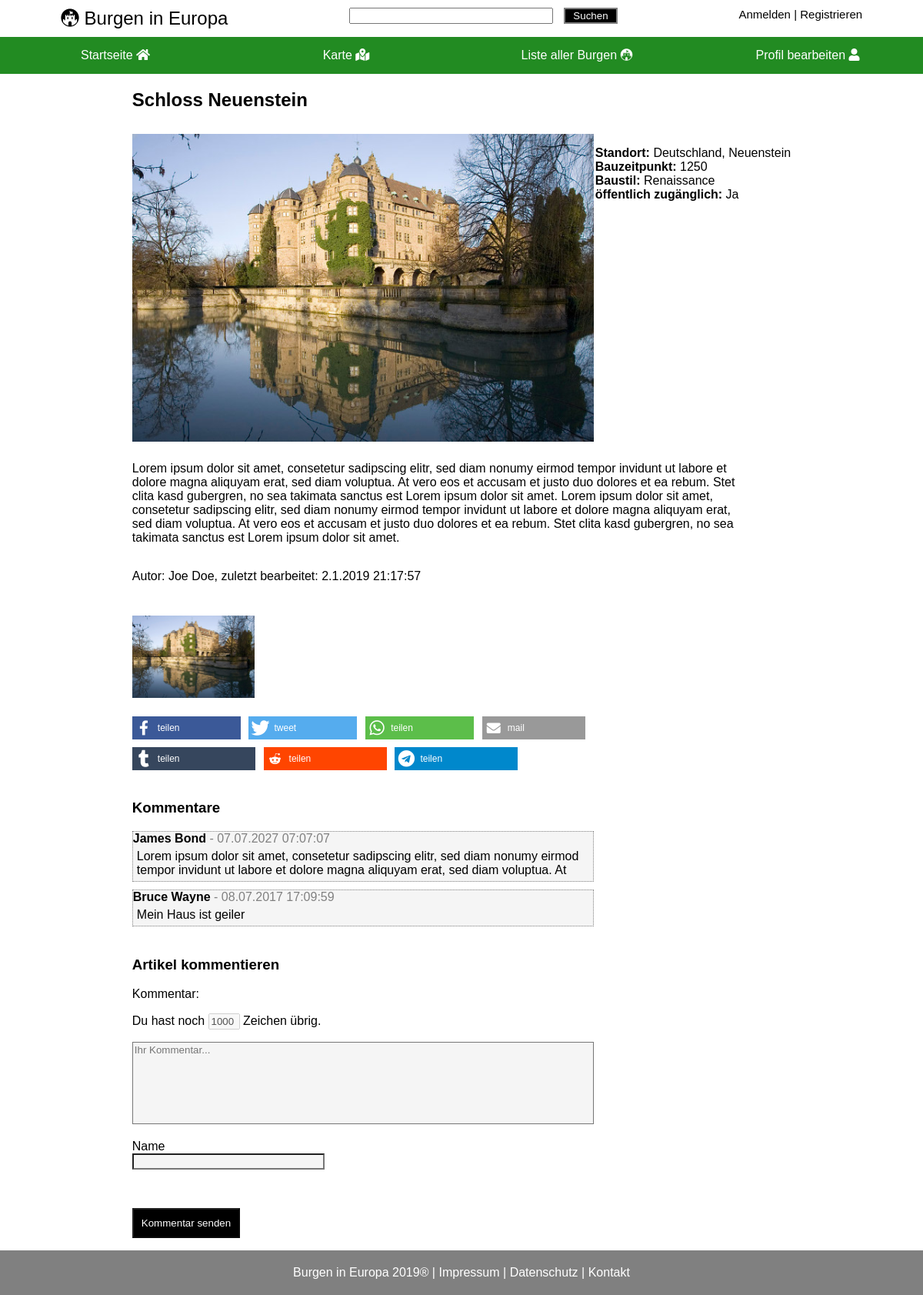
Page /Webseiten/details.php?id=1 on the committed database.
### tables this page shows
CREATE TABLE castles (
	id INTEGER PRIMARY KEY AUTOINCREMENT,
	name VARCHAR(50) NOT NULL,
	change_date DATE NOT NULL,
	year INTEGER,
    style VARCHAR(30),
    public VARCHAR(5),   
    link VARCHAR(50),
	description TEXT NOT NULL,
    century VARCHAR(30),
    longitude REAL NOT NULL,
    latitude REAL NOT NULL,
    creation_date VARCHAR(50) NOT NULL,
    firstletter CHAR(1) NOT NULL,
    country VARCHAR(50),
	city VARCHAR(50),
    author_id VARCHAR(255) NOT NULL,
    FOREIGN KEY(author_id) REFERENCES users(id)
    );

CREATE TABLE pictures (
    id INTEGER PRIMARY KEY AUTOINCREMENT,
	path VARCHAR(50),
	castle_id INTEGER NOT NULL,
 	FOREIGN KEY(castle_id) REFERENCES castles(id)
    );

CREATE TABLE comments (
    id INTEGER PRIMARY KEY AUTOINCREMENT,
	content TEXT NOT NULL,
	time DATE NOT NULL,
	author VARCHAR(50) NOT NULL,
    castle_id INTEGER,
	FOREIGN KEY(castle_id) REFERENCES castles(id)
    );

### Webseiten/dao.php (called while the page is built, shortened)
<?php
include("database_dao.php");
$dao = new databaseDAO;
?>

### Webseiten/detailsdata.php (called while the page is built)
<?php
    require_once("dao.php");
    $castleId = (isset($_GET["id"]) && is_string($_GET["id"])) ? $_GET["id"] : "7";
    $data = $dao->getCastle($castleId);
?>

### Webseiten/database_dao.php (called while the page is built, shortened)
<?php
class databaseDAO implements DAO {
    private $db = null;
    private $statementUserById = null;
    private $statementCastle = null;
    private $statementPictures = null;
    private $statementComments = null;
    private function statementSetup() {
        $this->statementUserById = $this->db->prepare("SELECT * FROM users WHERE id = :id;");
        $this->statementCastle = $this->db->prepare("SELECT * FROM castles WHERE id = :id;");
        $this->statementPictures = $this->db->prepare("SELECT * FROM pictures WHERE castle_id = :castle_id;");
        $this->statementComments = $this->db->prepare("SELECT * FROM comments WHERE castle_id = :castle_id;");
    }
    private function startConnection() {
        $user = "root";
        $pw = null;
        $dsn= "sqlite:../Datenbank/datenbank.db";
        $this->db = new PDO($dsn, $user, $pw);
        $this->db->setAttribute(PDO::ATTR_ERRMODE, PDO::ERRMODE_EXCEPTION);
        $this->statementSetup();
    }
    function getCastle($id) {
        $this->startConnection();
        try {
            $this->statementCastle->bindValue(":id", $id);
            $this->statementCastle->execute();
            if($castle = $this->statementCastle->fetch(PDO::FETCH_ASSOC)) {
                $this->statementComments->bindValue(":castle_id", $id);
                $this->statementComments->execute();
                $this->statementPictures->bindValue(":castle_id", $id);
                $this->statementPictures->execute();
                $castle["pictures"] = $this->statementPictures->fetchAll(PDO::FETCH_ASSOC);;
                $castle["comments"] = $this->statementComments->fetchAll(PDO::FETCH_ASSOC);
                $this->statementUserById->bindValue(":id", $castle["author_id"]);
                $this->statementUserById->execute();
                $author = $this->statementUserById->fetch(PDO::FETCH_ASSOC);
                $castle["author"] = $author["username"];
                return $castle;
            } else {
                return "not found";
            }
        } catch(PDOException $e) {
            header("Location: ./error.php?fehler=E003");
        } finally {
            $this->db = null;
        }
    }
}
?>

### Webseiten/details.php (the view, shortened to what this page needs)
<!doctype html>
<html lang="de">
<?php include("detailsdata.php"); ?>
<head>
    <link rel="stylesheet" type="text/css" href="./css/detailseite.css">
    <link rel="stylesheet" type="text/css" href="./css/footer.css">
    <link rel="stylesheet" href="./css/style.css">
    <link rel="stylesheet" type="text/css" href="./css/header.css">
    <link rel="stylesheet" type="text/css" href="./css/nav.css">
    <link rel="stylesheet" href="https://use.fontawesome.com/releases/v5.8.1/css/all.css">
    <link rel="stylesheet" type="text/css" href="./css/beitrag.css">
    <link rel="stylesheet" type="text/css" href="./shariff-3.2.1/shariff.min.css">
</head>
<body>
    <?php include("header.php"); ?>
    <?php include("nav.php"); ?>
    <div class="grid-container">
        <div class="castlename">
            <h2><?= $data["name"]; ?></h2>
        </div>
        <div class="image">
            <?php foreach($data["pictures"] as $picture): ?>
            <img class="slide" src="<?= $picture["path"]?>" alt="Bild von <?= $data["name"] ?>" style="display:none">
            <?php endforeach; ?>
        </div>
        <div class="details">
            <p>
                <b>Standort:</b>
                <?= $data['country']; ?>, <?= $data['city']; ?>
                <br>
                <b>Bauzeitpunkt:</b>
                <?= $data["year"]; ?>
                <br>
                <b>Baustil:</b>
                <?= $data["style"]; ?>
                <br>
                <b>öffentlich zugänglich:</b>
                <?= $data["public"]; ?>
                <br>
            </p>
        </div>
        <div class="description">
            <article>
                <p><?= $data["description"]; ?></p>
            </article>
            <ul>
                <li>
                    <p>Autor: <a class="nodec black" href="./profile.php?type=info&id=<?=$data["author_id"]; ?>"><?= $data["author"]; ?></a>, zuletzt bearbeitet: <?= $data["change_date"]; ?></p>
                </li>
        </div>
        <div id="gallery" class="gallery">
            <?php foreach($data["pictures"] as $picture): ?>
            <div class="gallery-box">
                <img onclick="openModal();currentSlide(1)" id="my_image" src="<?= $picture["path"]?>" alt="Bild von <?= $data["name"] ?>">
            </div>
            <?php endforeach; ?>
        </div>
        <div class="shariff socialmedia" data-services='["facebook";"twitter";"pintrest";"whatsapp";"mail";"tumblr";"reddit";"telegram";]'></div>
        <div class="entryComments" id="comments">
            <h3>Kommentare</h3>
            <?php if(empty($data["comments"])): ?>
            <p>Noch keine Kommentare vorhanden.</p>
            <?php
            else:
                foreach($data["comments"] as $comment):
            ?>
            <div class="commentBox">
                <label class="commentAuthor"> <b><?= $comment["author"]; ?></b> </label>
                <label class="commentTime"> - <?= $comment["time"]; ?></label>
                <p class="commentText"><?= $comment["content"]; ?></p>
            </div>
            <?php
                endforeach;
            endif;
            ?>
        </div>
        <div class="commentRespond">
            <h3>Artikel kommentieren</h3>
            <form id="newComment" class="commentForm" method="post" action="save_comment.php">
                <div class="commentFormComment">
                    <label for="comment">Kommentar:</label>
                    <br>
                    <p>Du hast noch <input disabled maxlength="5" size="2" value="1000" id="counter"> Zeichen übrig.</p>
                    <textarea name="comment" onkeyup="textCounter(this,'counter',1000);" maxlength="1000" id="message" placeholder="Ihr Kommentar..."></textarea>
                    <br>
                </div>
                <p class="commentFormAuthor">
                    <label for="author">Name</label>
                    <br>
                    <input type="text" name="author" id="author" required="required" maxlength="30" autocomplete="off">
                </p>
                <script src="https://www.google.com/recaptcha/api.js"></script><br>
                <p class="formSubmit">
                    <input id="submit" type="submit" value="Kommentar senden" disabled="disabled">
                </p>
            </form>
        </div>
    </div>
    <br>
    <?php
        include("footer.php")
    ?>
</body>
</html>

### Webseiten/header.php (shortened to what this page needs)
<?php
    $username = isset($_SESSION['name']) ? $_SESSION['name'] : 'Gast';
?>
<head>
    <link rel="stylesheet" href="//code.jquery.com/ui/1.12.1/themes/smoothness/jquery-ui.css">
</head>
<body class="nodefmargin">
    <header>
        <div class="header-container">
            <div class="header-item">
                <div class="bigfont"><i class="fab fa-fort-awesome-alt"></i> Burgen in Europa</div>
            </div>
            <div class="header-item">
                <form method="get" action="archive.php" , autocomplete="off">
                    <input type="text" name="search" size="30" id="search">
                    <input type="submit" value="Suchen" class="button">
                </form>
            </div>
            <div class="header-item">
                <?php
                if(isset($_SESSION['login'])): ?>
                <div>
                    Hallo <strong>
                        <?php echo $username; ?>
                    </strong>!
                    <a class=" black nodec" href="logout.php">Logout</a>
                </div>
                <?php else: ?>
                <div id="login">
                    <a class="nodec black show" href="#login">Anmelden</a>
                </div>
                |
                <a href="registerpage.php" class="black nodec">Registrieren</a>
                <?php endif; ?>
            </div>
        </div>
    </header>
</body>

### Webseiten/nav.php
<?php
    $id = (isset($_SESSION["user_id"]) && is_string($_SESSION["user_id"])) ?  "&id=" . $_SESSION["user_id"] : "";
?>
<nav>
    <div class="navbar forestgreen nodefmargin">
        <div class="navbar-item">
            <a href="./index.php">Startseite <i class="fas fa-home"></i></a>
        </div>
        <div class="navbar-item">
            <a href="./map.php">Karte <i class="fas fa-map-marked-alt"></i></a>
        </div>
        <div class="navbar-item">
            <a href="./archive.php">Liste aller Burgen <i class="fab fa-fort-awesome-alt"></i></a>
        </div>
        <div class="navbar-item">
            <a href="./profile.php?type=self<?=$id; ?>">Profil bearbeiten <i class="fa fa-user"></i></a>
        </div>
    </div>
</nav>

### Webseiten/footer.php
<footer class="grey white center footerpad">
    <div>Burgen in Europa 2019&reg; | <a class="white nodec" href="impressum.php">Impressum</a> |
        <a class="white nodec" href="datenschutz.php">Datenschutz</a>
        | <a class="white nodec" href="kontakte.php">Kontakt</a>
    </div>
</footer>

### Webseiten/css/detailseite.css (style rules this page uses)
.grid-container { font-family: Arial, Helvetica, sans-serif; display: grid; grid-template-columns: auto auto; grid-gap: 10px; margin: auto 30px; }
.castlename { grid-column: 1; grid-row: 1; }
.image { min-height: 100px; grid-column: 1; grid-row: 2; }
.details { grid-column: 1; grid-row: 3; }
.description { grid-column: 1; grid-row: 4; max-width: 800px; }
.gallery { max-width: 840px; grid-column: 1; grid-row: 5; height: auto; width: auto; display: flex; flex-wrap: wrap; }
.gallery-box { flex-basis: 50%; }
.gallery img { width: 95%; min-width: 75%; height: auto; }
.socialmedia { grid-column: 1; grid-row: 6; }
.entryComments { grid-column: 1; grid-row: 7; }
.commentBox { width: 100%; margin-bottom: 10px; background-color: #f5f5f5; border: 1px dotted grey; }
.commentBox p { margin: 5px; }
.commentTime { color: grey }
.commentRespond { grid-row: 8; grid-column: 1; }
.commentFormComment textarea { background-color: #f5f5f5; }
.commentFormAuthor input { background-color: #f5f5f5; width: 250px; }
.formSubmit input[type="submit"] { background-color: black; color: white; padding: 10px 10px; }
@media only screen and (min-width: 1024px) { .grid-container { grid-template-columns: 600px auto; margin: auto auto; grid-column-gap: 2px; } }
@media only screen and (min-width: 1024px) { .image img { max-height: auto; max-width: 600px; } }
@media only screen and (min-width: 1024px) { .details { grid-column: 2; grid-row: 2; } }
@media only screen and (min-width: 1024px) { .description { grid-column: 1 / span 2; grid-row: 3; max-width: 800px; } }
@media only screen and (min-width: 1024px) { .description ul { padding-left: 0px; } }
@media only screen and (min-width: 1024px) { .description li { display: inline-block; } }
@media only screen and (min-width: 1024px) { .gallery { grid-column: 1 /span 2; grid-row: 4; } }
@media only screen and (min-width: 1024px) { .gallery-box { flex-basis: 20%; } }

### Webseiten/css/footer.css (style rules this page uses)
.footerpad { padding: 20px; }

### Webseiten/css/style.css (style rules this page uses)
* { font-family: Arial, Helvetica, sans-serif; }
.nodec { text-decoration: none; }
.white { color: white; }
.black { color: black; }
.button { display: inline-block; padding-left: 10px; padding-right: 10px; background-color: black; color: white; border: 2px solid grey; width: auto; margin-left: 10px; text-decoration: none; }
body { margin: 0px; }
.grey { background: grey; }
.forestgreen { background: forestgreen; }
.center { text-align: center; }
.bigfont { font-size: 24px; }

### Webseiten/css/header.css (style rules this page uses)
div#login { display: inline }
.header-container { display: grid; grid-template-columns: auto auto auto; }
.header-item { position: relative; text-align: center; padding: 10px; font-size: 15px; }

### Webseiten/css/nav.css (style rules this page uses)
.navbar a { display: block; color: white; text-align: center; padding: 15px 20px; text-decoration: none; }
* { box-sizing: border-box; }
.navbar-item { flex: 100%; max-width: 100%; }
.navbar { display: flex; flex-wrap: nowrap; flex-direction: row; width: 100%; }

### Webseiten/css/beitrag.css (style rules this page uses)
textarea { resize: none; width: 100%; height: 8em; }
body { display: flex; flex-wrap: wrap; }
header { width: 100%; }
nav { width: 100%; }
.center { width: 100%; }

### rows in the picture
castles: name "Schloss Neuenstein", country "Deutschland", city "Neuenstein", year "1250", style "Renaissance", public "Ja", author+description "Lorem ipsum dolor sit amet, consetetur sadipscing elitr, sed diam nonumy eirmod tempor invidunt ut labore et dolore magna aliquyam erat, sed diam voluptua. At vero eos et accusam et justo duo dolores et ea rebum. Stet clita kasd gubergren, no sea takimata sanctus est Lorem ipsum dolor sit amet. Lorem ipsum dolor sit amet, consetetur sadipscing elitr, sed diam nonumy eirmod tempor invidunt ut labore et dolore magna aliquyam erat, sed diam voluptua. At vero eos et accusam et justo duo dolores et ea rebum. Stet clita kasd gubergren, no sea takimata sanctus est Lorem ipsum dolor sit amet.", author "Joe Doe", change_date "2.1.2019 21:17:57"
pictures: path (picture)
comments: author "James Bond", time "07.07.2027 07:07:07", content "Lorem ipsum dolor sit amet, consetetur sadipscing elitr, sed diam nonumy eirmod tempor invidunt ut labore et dolore magna aliquyam erat, sed diam voluptua. At"
comments: author "Bruce Wayne", time "08.07.2017 17:09:59", content "Mein Haus ist geiler"
